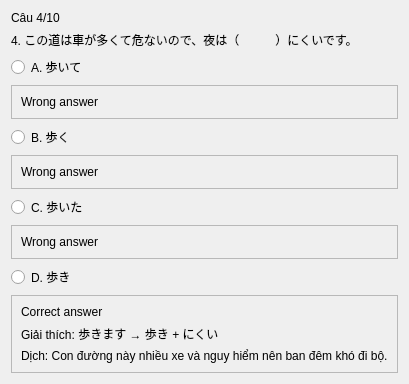
               <widget class="QWidget" name="page_10">
                <layout class="QVBoxLayout" name="verticalLayout_59">
                 <item>
                  <widget class="QLabel" name="label_90">
                   <property name="text">
                    <string>Câu 4/10</string>
                   </property>
                  </widget>
                 </item>
                 <item>
                  <widget class="QLabel" name="label_91">
                   <property name="text">
                    <string>4. この道は車が多くて危ないので、夜は（　　　）にくいです。</string>
                   </property>
                  </widget>
                 </item>
                 <item>
                  <widget class="QRadioButton" name="radioButton_37">
                   <property name="text">
                    <string>A. 歩いて</string>
                   </property>
                  </widget>
                 </item>
                 <item>
                  <widget class="QFrame" name="frame_53">
                   <property name="frameShape">
                    <enum>QFrame::StyledPanel</enum>
                   </property>
                   <property name="frameShadow">
                    <enum>QFrame::Raised</enum>
                   </property>
                   <layout class="QVBoxLayout" name="verticalLayout_60">
                    <item>
                     <widget class="QLabel" name="label_115">
                      <property name="text">
                       <string>Wrong answer</string>
                      </property>
                     </widget>
                    </item>
                   </layout>
                  </widget>
                 </item>
                 <item>
                  <widget class="QRadioButton" name="radioButton_38">
                   <property name="text">
                    <string>B. 歩く</string>
                   </property>
                  </widget>
                 </item>
                 <item>
                  <widget class="QFrame" name="frame_54">
                   <property name="frameShape">
                    <enum>QFrame::StyledPanel</enum>
                   </property>
                   <property name="frameShadow">
                    <enum>QFrame::Raised</enum>
                   </property>
                   <layout class="QVBoxLayout" name="verticalLayout_61">
                    <item>
                     <widget class="QLabel" name="label_114">
                      <property name="text">
                       <string>Wrong answer</string>
                      </property>
                     </widget>
                    </item>
                   </layout>
                  </widget>
                 </item>
                 <item>
                  <widget class="QRadioButton" name="radioButton_39">
                   <property name="text">
                    <string>C. 歩いた</string>
                   </property>
                  </widget>
                 </item>
                 <item>
                  <widget class="QFrame" name="frame_55">
                   <property name="frameShape">
                    <enum>QFrame::StyledPanel</enum>
                   </property>
                   <property name="frameShadow">
                    <enum>QFrame::Raised</enum>
                   </property>
                   <layout class="QVBoxLayout" name="verticalLayout_62">
                    <item>
                     <widget class="QLabel" name="label_113">
                      <property name="text">
                       <string>Wrong answer</string>
                      </property>
                     </widget>
                    </item>
                   </layout>
                  </widget>
                 </item>
                 <item>
                  <widget class="QRadioButton" name="radioButton_40">
                   <property name="text">
                    <string>D. 歩き</string>
                   </property>
                  </widget>
                 </item>
                 <item>
                  <widget class="QFrame" name="frame_56">
                   <property name="frameShape">
                    <enum>QFrame::StyledPanel</enum>
                   </property>
                   <property name="frameShadow">
                    <enum>QFrame::Raised</enum>
                   </property>
                   <layout class="QVBoxLayout" name="verticalLayout_63">
                    <item>
                     <widget class="QLabel" name="label_111">
                      <property name="text">
                       <string>Correct answer</string>
                      </property>
                     </widget>
                    </item>
                    <item>
                     <widget class="QLabel" name="label_110">
                      <property name="text">
                       <string>Giải thích: 歩きます → 歩き + にくい</string>
                      </property>
                     </widget>
                    </item>
                    <item>
                     <widget class="QLabel" name="label_112">
                      <property name="text">
                       <string>Dịch: Con đường này nhiều xe và nguy hiểm nên ban đêm khó đi bộ.</string>
                      </property>
                     </widget>
                    </item>
                   </layout>
                  </widget>
                 </item>
                </layout>
               </widget>
